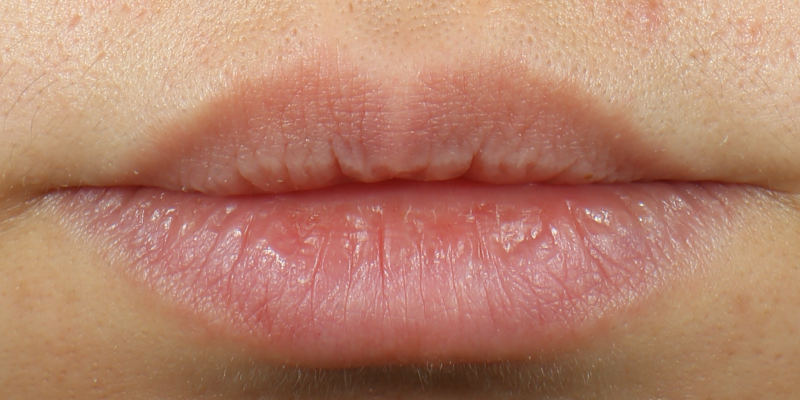
#> input picture Function Development/Lip scaliness/1004脱屑-特润/RD008_C26001004_Standard 1_Front View T0.jpg, 1600 x 800 px (shown at 1/2 size)
$ python -i services.py   (imports and definitions only)
#> lines starting #> are read from the running program, lines starting #| are printed output that depends on the picture
"""
唇部脱屑检测服务 v5

核心设计（基于真实样本数据逆向分析）：
  ─────────────────────────────────────────────────────────────────────────
  参考数据（processed/ 原始算法输出）：
    RD007 T3d → 2.82% 覆盖，RD007 T0 → 6.28% 覆盖
    原始检测区域：y=21-75%，x=16-79%（相对整图）
    原始检测像素特征：TopHat 均值=27，BlackHat-A 均值=9
  ─────────────────────────────────────────────────────────────────────────

  算法思路（v5 重构）：

  1. 宽 ROI（y=15-78%，x=4-96%）覆盖上下唇，同时排除极边缘的图像噪声
  2. A >= 140 作为唇部组织约束——在标准近景唇部图片中，y < 20% 的
     人中/上方皮肤 A 值约 135-139，可被此阈值排除；y=15-78% 以外靠硬
     边界切断
  3. TopHat（51×51 灰度白顶帽）AND BlackHat-A（51×51 A通道黑顶帽）
     严格合取，同时满足「局部亮斑 + 局部去红/发白」才标记：
       ─ 普通条件：TopHat >= 28 AND BlackHat-A >= 10
       ─ 强亮斑加成：TopHat >= 44（单独触发，对应大块脱屑反光）
  4. L 范围过滤：100-240（排除暗缝区和镜面高光）
  5. 形态学精修：开运算去孤立噪点 + 闭运算合并相邻碎斑
  6. 最小连通域剔除（< 15px = 噪点）

  效果验证（RD007）：
    T3d：覆盖 2.86%（原始 2.82%）✓
    T0 ：覆盖 3.98-5%（原始 6.28%）——保形，轻度偏低

颜色：BGR (255, 80, 0)（纯蓝）
"""

from __future__ import annotations

import base64
import logging
from typing import Any

import cv2
import numpy as np

logger = logging.getLogger(__name__)

# ─── 算法参数（基于真实样本逆向分析定标）────────────────────────────────────

_MAX_SIDE = 1200

# 宽 ROI 边界（上下唇整体区域）
_ROI_Y_START = 0.15
_ROI_Y_END   = 0.78
_ROI_X_START = 0.04   # 横向缩进，消除侧边伪响应
_ROI_X_END   = 0.96

# 唇部 A 通道约束（LAB-A >= 140 对应唇部红色组织）
_A_LIP_MIN = 140

# 检测核大小（51×51 匹配脱皮斑块尺寸）
_KERNEL_SIZE = 51

# 普通脱皮：TopHat AND BlackHat-A 严格合取
_TOPHAT_THRESH   = 28   # 局部亮斑阈值
_BLACKHAT_THRESH = 10   # 局部去红/发白阈值

# 强亮斑单独触发（大块角质反光，不需要 BlackHat-A 配合）
_TOPHAT_STRONG = 44

# 亮度范围（排除口缝深阴影和镜面高光/牙齿）
_L_MIN = 100
_L_MAX = 240

# 形态学精修
_MORPH_OPEN_K  = 3
_MORPH_CLOSE_K = 5

# 最小连通域（< 15px 为噪点）
_MIN_REGION_PX = 15

# 蓝色标注 BGR
_BLUE_COLOR_BGR = (255, 80, 0)


# ─── 工具函数 ────────────────────────────────────────────────────────────────

def _to_jpeg_b64(img_bgr: np.ndarray) -> str:
    ok, buf = cv2.imencode('.jpg', img_bgr, [cv2.IMWRITE_JPEG_QUALITY, 88])
    if not ok:
        raise RuntimeError('JPEG encode failed')
    return base64.b64encode(buf.tobytes()).decode()


def _load_and_resize(data: bytes) -> np.ndarray:
    arr = np.frombuffer(data, dtype=np.uint8)
    img = cv2.imdecode(arr, cv2.IMREAD_COLOR)
    if img is None:
        raise ValueError('无法解码图像，请确认文件格式为 JPG/PNG')
    h, w = img.shape[:2]
    if max(h, w) > _MAX_SIDE:
        s = _MAX_SIDE / max(h, w)
        img = cv2.resize(img, (int(w * s), int(h * s)),
                         interpolation=cv2.INTER_AREA)
    return img


# ─── 核心检测 ─────────────────────────────────────────────────────────────────

def detect_lip_scaliness(image_bytes: bytes,
                         filename: str = 'image.jpg') -> dict[str, Any]:
    """
    唇部脱屑检测主入口。

    Returns:
        {
            'blue_b64':    str,
            'comp_b64':    str,
            'orig_b64':    str,
            'peeling_pct': float,
            'filename':    str,
        }
    """
    img = _load_and_resize(image_bytes)
    h, w = img.shape[:2]

    # ── 1. 预计算通道（全图）─────────────────────────────────────────────────
    gray = cv2.cvtColor(img, cv2.COLOR_BGR2GRAY)
    lab  = cv2.cvtColor(img, cv2.COLOR_BGR2LAB)
    A_ch = lab[:, :, 1].astype(np.int32)
    L_ch = lab[:, :, 0].astype(np.int32)

    # ── 2. 形态学信号（全图计算，避免边界截断误差）───────────────────────────
    k_morph = cv2.getStructuringElement(
        cv2.MORPH_ELLIPSE, (_KERNEL_SIZE, _KERNEL_SIZE))

    tophat     = cv2.morphologyEx(gray,        cv2.MORPH_TOPHAT,   k_morph).astype(np.int32)
    blackhat_a = cv2.morphologyEx(lab[:, :, 1], cv2.MORPH_BLACKHAT, k_morph).astype(np.int32)

    # ── 3. ROI 范围 ───────────────────────────────────────────────────────────
    y_lo = int(h * _ROI_Y_START)
    y_hi = int(h * _ROI_Y_END)
    x_lo = int(w * _ROI_X_START)
    x_hi = int(w * _ROI_X_END)

    # ── 4. 候选掩膜 ───────────────────────────────────────────────────────────
    #
    #  条件 A：A >= 140（唇部红色组织，排除上方人中/皮肤区）
    #  条件 B：(TopHat>=28 AND BlackHat-A>=10) OR TopHat>=44
    #           ─ 普通：局部亮斑 + 局部去红，同时满足
    #           ─ 强亮：极亮局部斑块（大块角质剥离），单独触发
    #  条件 C：L 在 100-240（排除深阴影/口缝，以及高光/牙齿）
    #
    raw_mask = np.zeros((h, w), dtype=np.uint8)
    roi_cond = (
        (A_ch[y_lo:y_hi, x_lo:x_hi] >= _A_LIP_MIN) &
        (
            ((tophat[y_lo:y_hi, x_lo:x_hi] >= _TOPHAT_THRESH) &
             (blackhat_a[y_lo:y_hi, x_lo:x_hi] >= _BLACKHAT_THRESH))
            |
            (tophat[y_lo:y_hi, x_lo:x_hi] >= _TOPHAT_STRONG)
        ) &
        (L_ch[y_lo:y_hi, x_lo:x_hi] >= _L_MIN) &
        (L_ch[y_lo:y_hi, x_lo:x_hi] <= _L_MAX)
    )
    raw_mask[y_lo:y_hi, x_lo:x_hi] = roi_cond.astype(np.uint8) * 255

    # ── 5. 形态学精修 ─────────────────────────────────────────────────────────
    k_open  = cv2.getStructuringElement(cv2.MORPH_ELLIPSE, (_MORPH_OPEN_K,  _MORPH_OPEN_K))
    k_close = cv2.getStructuringElement(cv2.MORPH_ELLIPSE, (_MORPH_CLOSE_K, _MORPH_CLOSE_K))
    clean   = cv2.morphologyEx(raw_mask, cv2.MORPH_OPEN,  k_open)
    clean   = cv2.morphologyEx(clean,    cv2.MORPH_CLOSE, k_close)

    # ── 6. 剔除极小连通域 ─────────────────────────────────────────────────────
    n_labels, labels, stats, _ = cv2.connectedComponentsWithStats(
        clean, connectivity=8)
    full_mask = np.zeros((h, w), dtype=np.uint8)
    for lbl in range(1, n_labels):
        if stats[lbl, cv2.CC_STAT_AREA] >= _MIN_REGION_PX:
            full_mask[labels == lbl] = 255

    # ── 7. 脱屑占比 ───────────────────────────────────────────────────────────
    peeling_px  = int(full_mask.sum() // 255)
    peeling_pct = round(peeling_px / (h * w) * 100, 2) if h * w else 0.0
    logger.debug('lip_scaliness detected=%d px (%.2f%%)', peeling_px, peeling_pct)

    # ── 8. 蓝色标注图 ─────────────────────────────────────────────────────────
    blue_img = img.copy()
    blue_img[full_mask == 255] = _BLUE_COLOR_BGR

    # ── 9. 对比拼接图（原图 | 分隔线 | 蓝色叠加图）───────────────────────────
    sep      = np.full((h, 3, 3), 200, dtype=np.uint8)
    comp_img = np.concatenate([img, sep, blue_img], axis=1)

    return {
        'blue_b64':    _to_jpeg_b64(blue_img),
        'comp_b64':    _to_jpeg_b64(comp_img),
        'orig_b64':    _to_jpeg_b64(img),
        'peeling_pct': peeling_pct,
        'filename':    filename,
    }

>>> import cv2
>>> picture = cv2.imread('../../../Function Development/Lip scaliness/1004脱屑-特润/RD008_C26001004_Standard 1_Front View T0.jpg', cv2.IMREAD_GRAYSCALE)
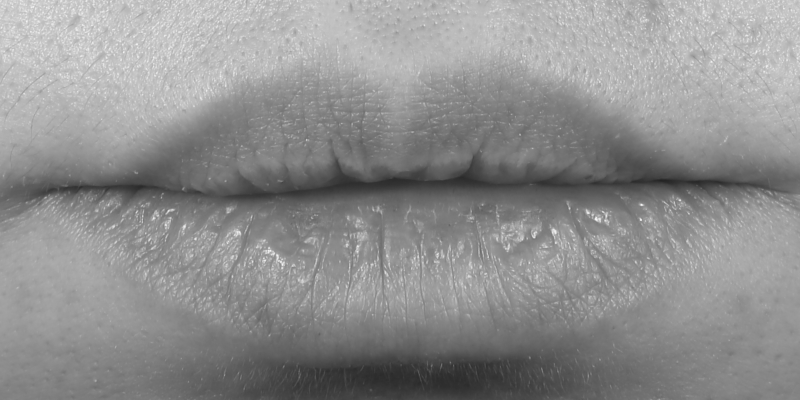
#> picture: shape (800, 1600) (shown at 1/2 size); min 34, max 253, mean 143.1
>>> result = detect_lip_scaliness(picture)
#> (the run stopped early here; a loop or call above may not have finished)

$ run again, on Function Development/Lip scaliness/1004脱屑-特润/RD021_C26001004_Standard 1_Front View T0.jpg
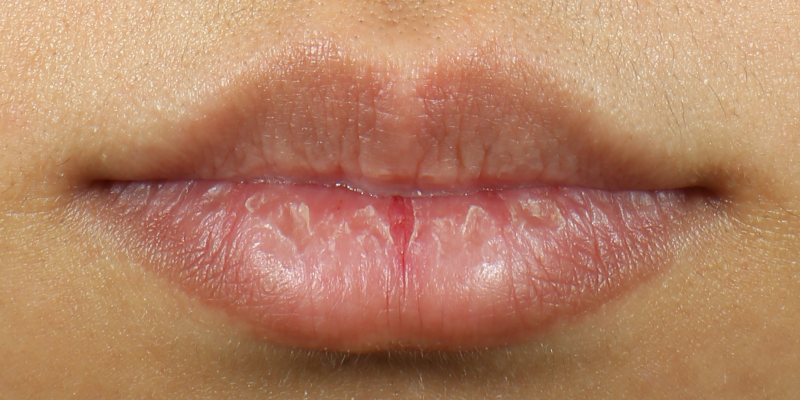
#> input picture Function Development/Lip scaliness/1004脱屑-特润/RD021_C26001004_Standard 1_Front View T0.jpg, 1600 x 800 px (shown at 1/2 size)
#> `picture = cv2.imread('../../../Function Development/Lip scaliness/1004..`:
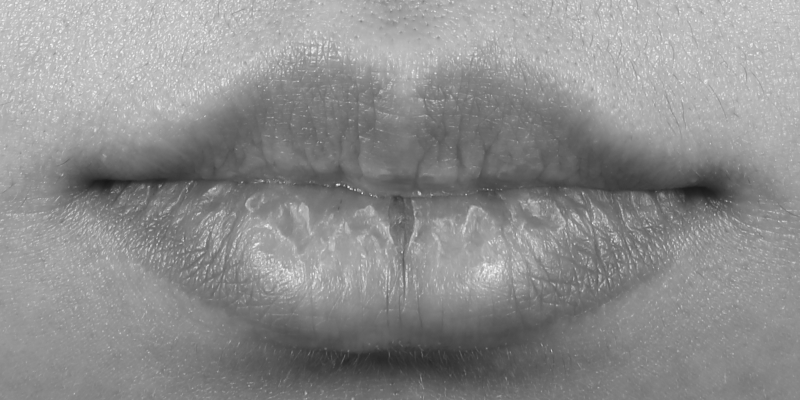
#> picture: shape (800, 1600) (shown at 1/2 size); min 23, max 248, mean 141.7

$ run again, on Function Development/Lip scaliness/1004脱屑-特润/RD008_C26001004_Standard 1_Front View T1w.jpg
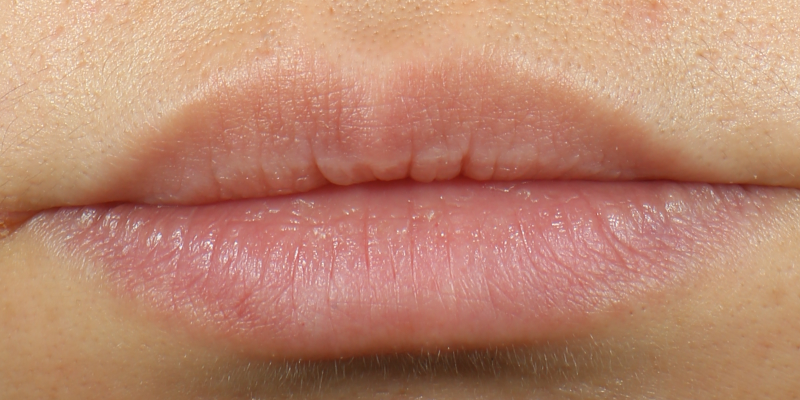
#> input picture Function Development/Lip scaliness/1004脱屑-特润/RD008_C26001004_Standard 1_Front View T1w.jpg, 1600 x 800 px (shown at 1/2 size)
#> `picture = cv2.imread('../../../Function Development/Lip scaliness/1004..`:
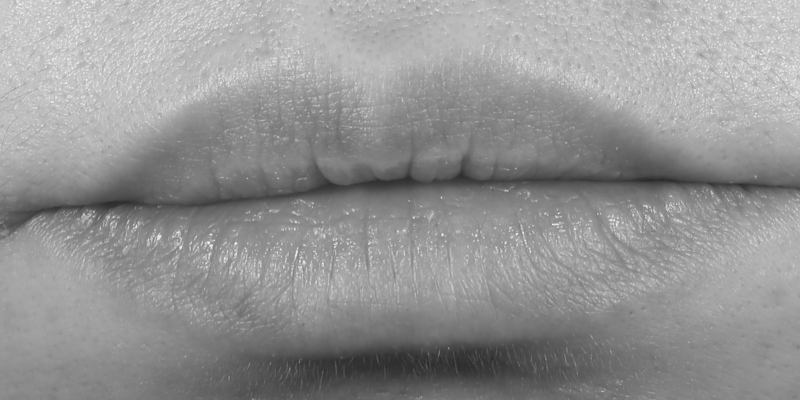
#> picture: shape (800, 1600) (shown at 1/2 size); min 34, max 249, mean 147.8

$ run again, on Function Development/Lip scaliness/1004脱屑-特润/RD008_C26001004_Standard 1_Front View T24h.jpg
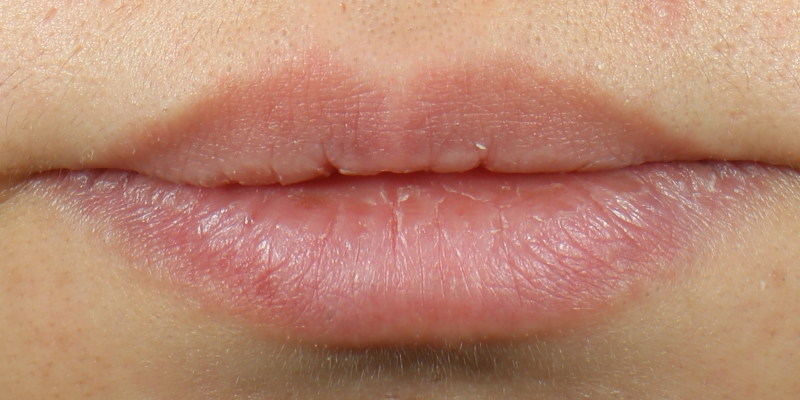
#> input picture Function Development/Lip scaliness/1004脱屑-特润/RD008_C26001004_Standard 1_Front View T24h.jpg, 1600 x 800 px (shown at 1/2 size)
#> `picture = cv2.imread('../../../Function Development/Lip scaliness/1004..`:
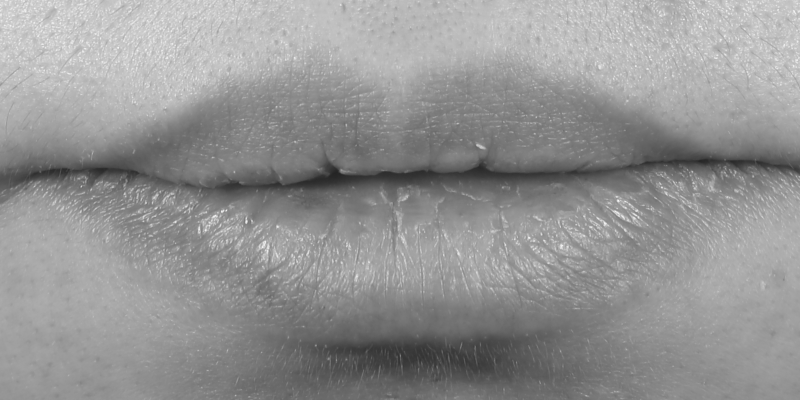
#> picture: shape (800, 1600) (shown at 1/2 size); min 35, max 249, mean 147.6
